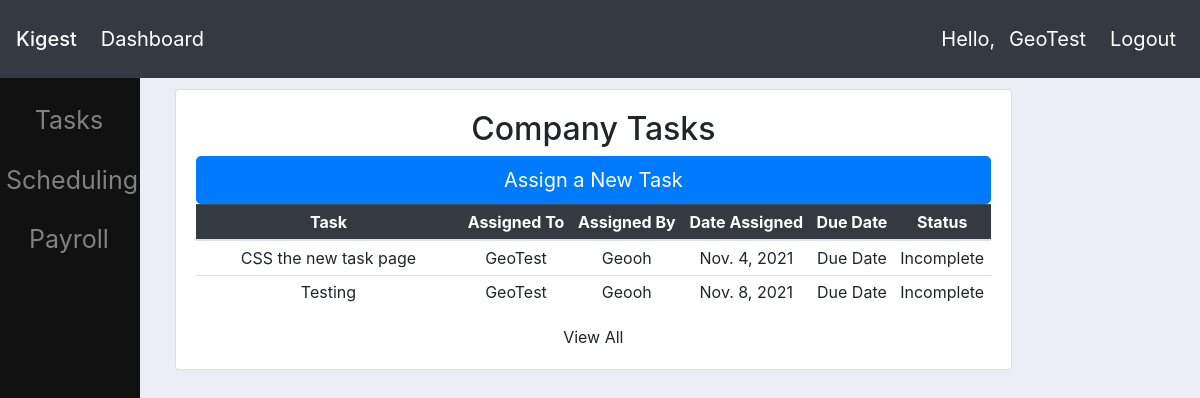
The page / (signed in) on the database its author committed.
### tasks/models.py (models this page shows, shortened)
class Task(models.Model):
    title = models.CharField(max_length=60)
    assigner = models.ForeignKey(Employee, on_delete=models.CASCADE, default=1)
    date_created = models.DateTimeField(auto_now_add=True)
    date_due = models.DateTimeField(default=make_aware(datetime.datetime(2021,11,30,5,0,0)))
    date_completed = models.DateTimeField(null=True, blank=True)
    description = models.TextField(blank=True)
    is_complete = models.BooleanField(default=False)
    assignee = models.ManyToManyField(Employee, related_name='assignee')

### userprofile/models.py (models this page shows)
class Employee(models.Model):
    user = models.OneToOneField(User, on_delete=models.CASCADE)
    first_name = models.CharField(max_length=15, default='')
    last_name = models.CharField(max_length=20, default='')
    date_of_birth = models.DateField(null=True, blank=True)
    is_active = models.BooleanField(default=False)
    profile_picture = models.ImageField(default="default.png")
    street = models.CharField(max_length=200, null=True, blank=True, verbose_name='Street Address')
    city = models.CharField(max_length=75, null=True, blank=True, verbose_name='City')
    state = models.CharField(max_length=2, null=True, blank=True, verbose_name='State')
    phone = models.CharField(max_length=20, null=True, blank=True, verbose_name='Telephone Number')
    postal_code = models.CharField(max_length=5, null=True, blank=True, verbose_name='Postal Code')
    def __str__(self):
        return self.user.username

### website/views.py (the view)
# urls.py: path('', views.homepage, name = 'homepage'),
@login_required(login_url='/profile/login/')
def homepage(request):
    managers = Group.objects.get(name='managers').user_set.all()
    employees = Group.objects.get(name='employees').user_set.all()
    if request.user in managers or request.user.is_superuser:
        tasks = Task.objects.order_by('-date_created')[:10]
        return render(request, 'website/managerdashboard.html', {'tasks': tasks, 'managers': managers, 'employees': employees})
    elif request.user in employees:
        current_employee = Employee.objects.get(user=request.user)
        tasks = current_employee.assignee.all()
        return render(request, 'website/employeedashboard.html', {'tasks': tasks})
    else:
        return HttpResponse("Sorry, you aren't properly authenticated!")

### website/templates/website/employeedashboard.html (shortened to what this page needs)
{%  extends 'website/main.html' %}
{% block content %}
{% include 'website/taskspreview.html' %}
{% endblock %}

### website/templates/website/navbar.html (shortened to what this page needs)
<nav class="navbar fixed-top navbar-expand-lg navbar-dark bg-dark">
  <a class="navbar-brand mb-0 h1" href="{% url 'homepage' %}">Kigest</a>
  <div class="collapse navbar-collapse" id="navbarNav">
    <ul class="navbar-nav">
      <li class="nav-item active">
        <a class="nav-link" href="{% url 'homepage' %}">Dashboard</a>
        </li>
    </ul>
  </div>
    {% if user.is_authenticated %}<span class="navbar-text px-2 text-white"> Hello, <a class="navbar-text px-2 text-white" href="{% url 'profile:profile' request.user.username %}">{{request.user|capfirst}}</a></span>
    <span><a class="navbar-text px-2 text-white" href="{% url 'profile:logout' %}">Logout</a></span>{% endif %}
</nav>

### website/templates/website/taskspreview.html (shortened to what this page needs)
    <div class="col-md-10 mt-4">
		<div class="card card-body "><h2 class="text-center"><a class="text-reset text-decoration-none" href='{% url "tasks:tasks"%}'>Company Tasks</a></h2>
            <a class="btn btn-primary btn-lg btn-block" href="{% url 'tasks:newtask' %}" role="button">Assign a New Task</a>
            {% if tasks is None %}
                <h1 class="display-3">Looks like you're all caught up!</h1>
            {% else %}
            <table class="table table-sm table-hover">
                <thead class="table-dark">
                    <tr>
                        <th class="col-sm-4">Task</th>
                        <th>Assigned To</th>
                        <th>Assigned By</th>
                        <th>Date Assigned</th>
                        <th>Due Date</th>
                        <th>Status</th>
                    </tr>
                </thead>
                <tbody>
                    {% for task in tasks %}
                    {% if task.is_complete %}<tr class="table-success">
                    {% else %} <tr>
                    {% endif %}
                        <td><a class="text-reset text-decoration-none" href='{% url "tasks:viewtask" task.id%}'>{{ task.title }}</a></td>
                        <td>{{ task.assignee.all.first|capfirst }}</td>
                        <td>{{ task.assigner|capfirst }}</td>
                        <td>{{ task.date_created.date }}</td>
                        <td>Due Date</td>
                        {% if task.is_complete %}
                        <td>Complete</td>
                        {% else %}
                        <td>Incomplete</td>
                        {% endif %}
                    </tr>
                    {% endfor %}
                </tbody>
            </table>
            {% endif %}
            <div><a class = "text-reset fw-bold" href='{% url "tasks:tasks"%}'>View All</a></div>
        </div>
    </div>

### website/templates/website/main.html (style rules this page uses)
body { padding-top: 65px; padding-left: 160px; background-color: #ebeff5; }

### website/templates/website/navbar.html (style rules this page uses)
a.navbar-brand { font-size: 20px; }
ul.navbar-nav { font-size: 20px; }
span { font-size: 20px; }

### website/templates/website/taskspreview.html (style rules this page uses)
body { text-align: center; position: center; }

### rows shown on the page
Task: title "CSS the new task page", assignee.all.first "GeoTest", assigner "Geooh", date_created "Nov. 4, 2021", is_complete "Incomplete"
Task: title "Testing", assignee.all.first "GeoTest", assigner "Geooh", date_created "Nov. 8, 2021", is_complete "Incomplete"

### other values the page prints
{{ request.user|capfirst }} "GeoTest"
